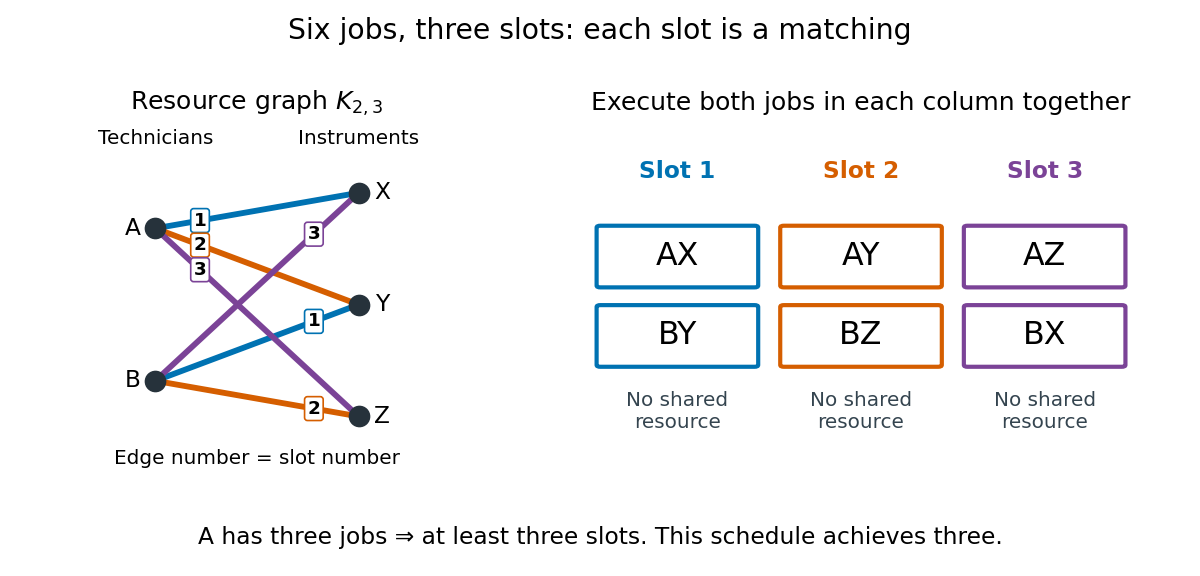

Recreate this plot in Python.
"""Draw six resource-pair jobs and their three matching slots.

Run from _media. Tested with Python 3.14, matplotlib 3.10.7 and numpy 2.3.5
(root pyproject.toml). All job assignments are exact illustrative data.
"""

from pathlib import Path

import matplotlib.pyplot as plt
from matplotlib.patches import FancyBboxPatch


COLORS = {1: "#0072B2", 2: "#D55E00", 3: "#7B4397"}
SLOTS = {1: [("A", "X"), ("B", "Y")], 2: [("A", "Y"), ("B", "Z")], 3: [("A", "Z"), ("B", "X")]}


def main():
    fig, (graph, table) = plt.subplots(
        1, 2, figsize=(10, 4.8), dpi=120, facecolor="white", gridspec_kw={"width_ratios": [1, 1.45]}
    )
    fig.suptitle("Six jobs, three slots: each slot is a matching", fontsize=17, y=0.97)
    positions = {"A": (0, 0.75), "B": (0, -0.75), "X": (2, 1.1), "Y": (2, 0), "Z": (2, -1.1)}
    graph.set_aspect("equal")
    graph.set_xlim(-0.5, 2.5)
    graph.set_ylim(-1.65, 1.75)
    graph.axis("off")
    graph.set_title(r"Resource graph $K_{2,3}$", fontsize=15, pad=10)
    graph.text(0, 1.58, "Technicians", ha="center", fontsize=12)
    graph.text(2, 1.58, "Instruments", ha="center", fontsize=12)
    for slot, jobs in SLOTS.items():
        for u, v in jobs:
            x1, y1 = positions[u]
            x2, y2 = positions[v]
            graph.plot([x1, x2], [y1, y2], color=COLORS[slot], lw=3.5, zorder=1)
            fraction = 0.22 if u == "A" else 0.78
            graph.text(
                x1 + fraction * (x2 - x1),
                y1 + fraction * (y2 - y1),
                str(slot),
                ha="center",
                va="center",
                fontsize=11,
                fontweight="bold",
                bbox={"boxstyle": "round,pad=0.16", "facecolor": "white", "edgecolor": COLORS[slot]},
                zorder=3,
            )
    for vertex, (x, y) in positions.items():
        graph.plot(x, y, "o", ms=12, color="#26323B", zorder=4)
        graph.text(x + (-0.22 if x == 0 else 0.23), y, vertex, ha="center", va="center", fontsize=14)
    graph.text(1, -1.57, "Edge number = slot number", ha="center", fontsize=12)
    table.set_xlim(-0.15, 3.15)
    table.set_ylim(-0.3, 3.4)
    table.axis("off")
    table.set_title("Execute both jobs in each column together", fontsize=15, pad=10)
    for slot, jobs in SLOTS.items():
        x = slot - 1
        table.text(x + 0.5, 2.85, f"Slot {slot}", ha="center", fontsize=14, color=COLORS[slot], fontweight="bold")
        for row, (technician, instrument) in enumerate(jobs):
            y = 1.7 - row * 0.85
            table.add_patch(
                FancyBboxPatch(
                    (x + 0.08, y), 0.84, 0.62,
                    boxstyle="round,pad=0.02", facecolor="white", edgecolor=COLORS[slot], linewidth=2.5,
                )
            )
            table.text(x + 0.5, y + 0.31, f"{technician}{instrument}", ha="center", va="center", fontsize=19)
        table.text(x + 0.5, 0.35, "No shared\nresource", ha="center", va="center", fontsize=12, color="#34444F")
    fig.text(0.5, 0.055, "A has three jobs ⇒ at least three slots. This schedule achieves three.", ha="center", fontsize=14)
    fig.subplots_adjust(left=0.04, right=0.97, top=0.78, bottom=0.18, wspace=0.18)
    fig.savefig(Path(__file__).with_suffix(".png").name, facecolor="white", transparent=False)
    plt.close(fig)


if __name__ == "__main__":
    main()
